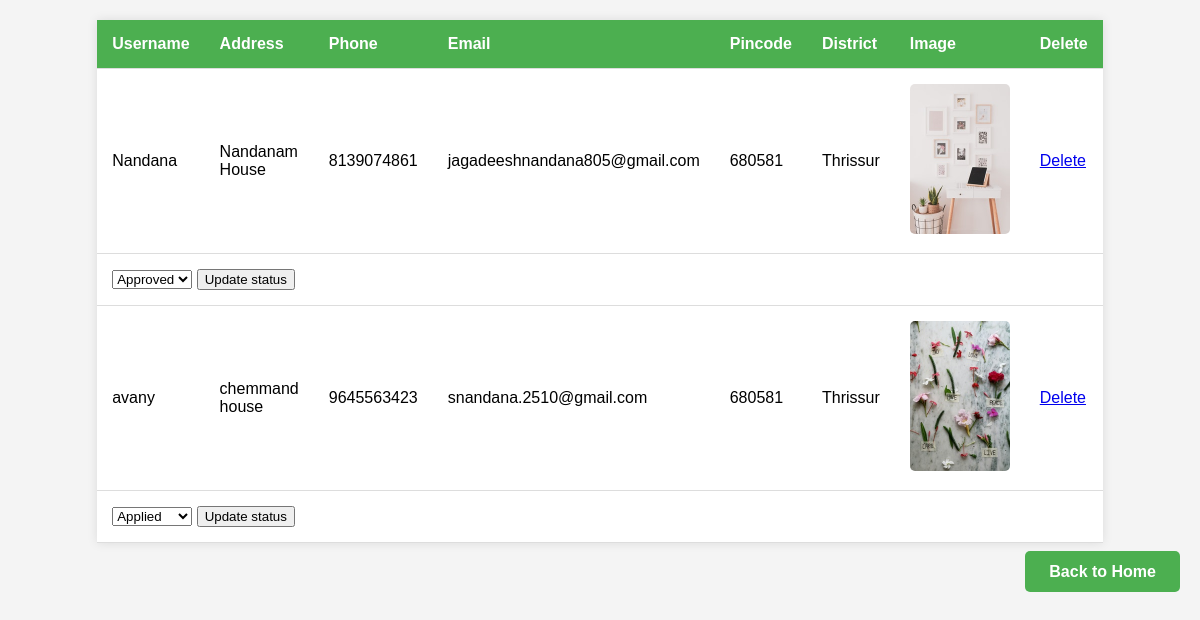
The page /userlist/ on the database its author committed.
### POST/models.py (models this page shows, shortened)
class USER(models.Model):
    STATUS = (
        ('applied', 'Applied'),
        ('approved', 'Approved'),
        ('reject', 'Reject')
    )
    status = models.CharField(max_length=20, choices=STATUS, default='applied')
    username = models.CharField(max_length=100)
    phone = models.IntegerField()
    email = models.EmailField(unique=True)
    image = models.ImageField(upload_to='profile_images/', blank=True, null=True)  # ImageField configuration
    password = models.CharField(max_length=8)
    address = models.CharField(max_length=100)
    pincodeno = models.IntegerField()
    districtname = models.CharField(max_length=100)
    otp = models.IntegerField(null=True, blank=True)  # Store OTP for verification

### POST/views.py (the view)
# urls.py: path('userlist/',views.userlist,name='userlist'),
def userlist(request):
    users = USER.objects.all().order_by('pincodeno')
    return render(request, 'userlist.html', {'user': users})

### POST/templates/userlist.html (shortened to what this page needs)
<!DOCTYPE html>
<html lang="en">
<head>
</head>
<body>
            <table>
                <tr>
                    <th>Username</th>
                    <th>Address</th>
                    <th>Phone</th>
                    <th>Email</th>
                    <th>Pincode</th>
                    <th>District</th>
                    <th>Image</th>
                    <th>Delete</th>
                </tr>
                {% for user in user %}
                <tr>
                    <td>{{ user.username }}</td>
                    <td>{{ user.address }}</td>
                    <td>{{ user.phone }}</td>
                    <td>{{ user.email }}</td>
                    <td>{{ user.pincodeno }}</td>
                    <td>{{ user.districtname }}</td>
                    <td>
                        {% if user.image %}
                            <img src="{{ user.image.url }}" alt="User Image">
                        {% else %}
                            <img src="/static/images/default-profile.png" alt="No Image Found">
                        {% endif %}
                    </td>
                    <td>
                        <a href="/deleteuser/{{ user.id }}">Delete</a>
                    </td>
                </tr>
                <tr>
                    <td colspan="8">
                        <form method="post" action="{% url 'update_status' %}">
                            <select name="status">
                                <option value="applied" {% if user.status == 'applied' %}selected{% endif %}>Applied</option>
                                <option value="approved" {% if user.status == 'approved' %}selected{% endif %}>Approved</option>
                            </select>
                            <button type="submit">Update status</button>
                        </form>
                    </td>
                </tr>
                {% endfor %}
            </table>
            <div class="right-align">
                <a href="/adminhome2/" class="styled-button">Back to Home</a>
            </div>
            <body>
                <html>

### POST/templates/userlist.html (style rules this page uses)
body { font-family: Arial, sans-serif; background-color: #f4f4f4; margin: 0; padding: 0; }
table { width: 80%; margin: 20px auto; border-collapse: collapse; background-color: #fff; box-shadow: 0 0 10px rgba(0, 0, 0, 0.1); }
th, td { padding: 15px; text-align: left; border-bottom: 1px solid #ddd; }
th { background-color: #4CAF50; color: white; }
img { max-width: 100px; height: auto; border-radius: 5px; }
.styled-button { background-color: #4CAF50; color: white; padding: 12px 24px; border: none; border-radius: 5px; font-size: 16px; font-weight: bold; text-align: center; cursor: pointer; transition: background-color 0.3s, transform 0.2s; text-decoration: none; }
.right-align { text-align: right; margin: 20px; }

### rows shown on the page
USER: username "Nandana", address "Nandanam House", phone "8139074861", email "jagadeeshnandana805@gmail.com", pincodeno "680581", districtname "Thrissur", image (picture), status "Approved"
USER: username "avany", address "chemmand house", phone "9645563423", email "snandana.2510@gmail.com", pincodeno "680581", districtname "Thrissur", image (picture), status "Applied"
